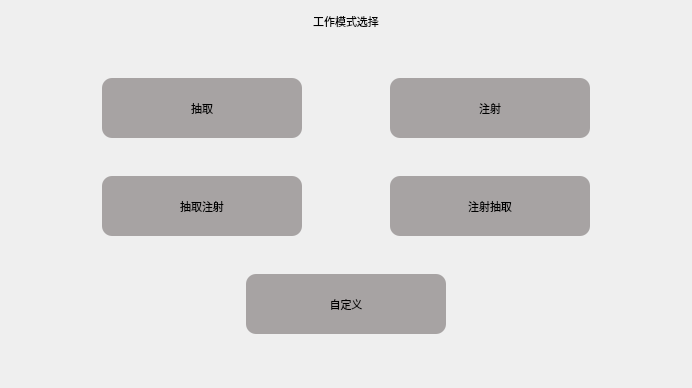
<?xml version="1.0" encoding="UTF-8"?>
<ui version="4.0">
 <class>select_worker</class>
 <widget class="QDialog" name="select_worker">
  <property name="geometry">
   <rect>
    <x>0</x>
    <y>0</y>
    <width>692</width>
    <height>388</height>
   </rect>
  </property>
  <property name="windowTitle">
   <string>Dialog</string>
  </property>
  <property name="styleSheet">
   <string notr="true">QPushButton{
    border-radius:10px;
    border:0px solid;
    background-color: #A7A3A3;
}</string>
  </property>
  <property name="sizeGripEnabled">
   <bool>false</bool>
  </property>
  <layout class="QVBoxLayout" name="verticalLayout_2">
   <item>
    <layout class="QHBoxLayout" name="horizontalLayout">
     <item>
      <spacer name="horizontalSpacer">
       <property name="font">
        <font>
         <pointsize>8</pointsize>
        </font>
       </property>
       <property name="orientation">
        <enum>Qt::Horizontal</enum>
       </property>
       <property name="sizeHint" stdset="0">
        <size>
         <width>40</width>
         <height>20</height>
        </size>
       </property>
      </spacer>
     </item>
     <item>
      <widget class="QLabel" name="label">
       <property name="font">
        <font>
         <family>Microsoft YaHei</family>
         <pointsize>8</pointsize>
        </font>
       </property>
       <property name="text">
        <string>工作模式选择</string>
       </property>
       <property name="alignment">
        <set>Qt::AlignCenter</set>
       </property>
      </widget>
     </item>
     <item>
      <spacer name="horizontalSpacer_2">
       <property name="font">
        <font>
         <pointsize>8</pointsize>
        </font>
       </property>
       <property name="orientation">
        <enum>Qt::Horizontal</enum>
       </property>
       <property name="sizeHint" stdset="0">
        <size>
         <width>40</width>
         <height>20</height>
        </size>
       </property>
      </spacer>
     </item>
    </layout>
   </item>
   <item>
    <widget class="QWidget" name="widget_body" native="true">
     <property name="sizePolicy">
      <sizepolicy hsizetype="Preferred" vsizetype="Expanding">
       <horstretch>0</horstretch>
       <verstretch>0</verstretch>
      </sizepolicy>
     </property>
     <property name="font">
      <font>
       <pointsize>8</pointsize>
      </font>
     </property>
     <layout class="QVBoxLayout" name="verticalLayout">
      <item>
       <layout class="QHBoxLayout" name="horizontalLayout_2">
        <item>
         <spacer name="horizontalSpacer_3">
          <property name="font">
           <font>
            <pointsize>8</pointsize>
           </font>
          </property>
          <property name="orientation">
           <enum>Qt::Horizontal</enum>
          </property>
          <property name="sizeHint" stdset="0">
           <size>
            <width>40</width>
            <height>20</height>
           </size>
          </property>
         </spacer>
        </item>
        <item>
         <widget class="QPushButton" name="pushButton">
          <property name="sizePolicy">
           <sizepolicy hsizetype="Preferred" vsizetype="Preferred">
            <horstretch>0</horstretch>
            <verstretch>0</verstretch>
           </sizepolicy>
          </property>
          <property name="minimumSize">
           <size>
            <width>200</width>
            <height>60</height>
           </size>
          </property>
          <property name="maximumSize">
           <size>
            <width>200</width>
            <height>60</height>
           </size>
          </property>
          <property name="font">
           <font>
            <family>Microsoft YaHei</family>
            <pointsize>8</pointsize>
           </font>
          </property>
          <property name="text">
           <string>抽取</string>
          </property>
         </widget>
        </item>
        <item>
         <spacer name="horizontalSpacer_4">
          <property name="font">
           <font>
            <pointsize>8</pointsize>
           </font>
          </property>
          <property name="orientation">
           <enum>Qt::Horizontal</enum>
          </property>
          <property name="sizeHint" stdset="0">
           <size>
            <width>40</width>
            <height>20</height>
           </size>
          </property>
         </spacer>
        </item>
        <item>
         <widget class="QPushButton" name="pushButton_2">
          <property name="sizePolicy">
           <sizepolicy hsizetype="Preferred" vsizetype="Preferred">
            <horstretch>0</horstretch>
            <verstretch>0</verstretch>
           </sizepolicy>
          </property>
          <property name="minimumSize">
           <size>
            <width>200</width>
            <height>60</height>
           </size>
          </property>
          <property name="maximumSize">
           <size>
            <width>200</width>
            <height>60</height>
           </size>
          </property>
          <property name="font">
           <font>
            <family>Microsoft YaHei</family>
            <pointsize>8</pointsize>
           </font>
          </property>
          <property name="text">
           <string>注射</string>
          </property>
         </widget>
        </item>
        <item>
         <spacer name="horizontalSpacer_7">
          <property name="font">
           <font>
            <pointsize>8</pointsize>
           </font>
          </property>
          <property name="orientation">
           <enum>Qt::Horizontal</enum>
          </property>
          <property name="sizeHint" stdset="0">
           <size>
            <width>40</width>
            <height>20</height>
           </size>
          </property>
         </spacer>
        </item>
       </layout>
      </item>
      <item>
       <layout class="QHBoxLayout" name="horizontalLayout_3">
        <item>
         <spacer name="horizontalSpacer_5">
          <property name="font">
           <font>
            <pointsize>8</pointsize>
           </font>
          </property>
          <property name="orientation">
           <enum>Qt::Horizontal</enum>
          </property>
          <property name="sizeHint" stdset="0">
           <size>
            <width>40</width>
            <height>20</height>
           </size>
          </property>
         </spacer>
        </item>
        <item>
         <widget class="QPushButton" name="pushButton_3">
          <property name="sizePolicy">
           <sizepolicy hsizetype="Preferred" vsizetype="Preferred">
            <horstretch>0</horstretch>
            <verstretch>0</verstretch>
           </sizepolicy>
          </property>
          <property name="minimumSize">
           <size>
            <width>200</width>
            <height>60</height>
           </size>
          </property>
          <property name="maximumSize">
           <size>
            <width>200</width>
            <height>60</height>
           </size>
          </property>
          <property name="font">
           <font>
            <family>Microsoft YaHei</family>
            <pointsize>8</pointsize>
           </font>
          </property>
          <property name="text">
           <string>抽取注射</string>
          </property>
         </widget>
        </item>
        <item>
         <spacer name="horizontalSpacer_6">
          <property name="font">
           <font>
            <pointsize>8</pointsize>
           </font>
          </property>
          <property name="orientation">
           <enum>Qt::Horizontal</enum>
          </property>
          <property name="sizeHint" stdset="0">
           <size>
            <width>40</width>
            <height>20</height>
           </size>
          </property>
         </spacer>
        </item>
        <item>
         <widget class="QPushButton" name="pushButton_4">
          <property name="sizePolicy">
           <sizepolicy hsizetype="Preferred" vsizetype="Preferred">
            <horstretch>0</horstretch>
            <verstretch>0</verstretch>
           </sizepolicy>
          </property>
          <property name="minimumSize">
           <size>
            <width>200</width>
            <height>60</height>
           </size>
          </property>
          <property name="maximumSize">
           <size>
            <width>200</width>
            <height>60</height>
           </size>
          </property>
          <property name="font">
           <font>
            <family>Microsoft YaHei</family>
            <pointsize>8</pointsize>
           </font>
          </property>
          <property name="text">
           <string>注射抽取</string>
          </property>
         </widget>
        </item>
        <item>
         <spacer name="horizontalSpacer_8">
          <property name="font">
           <font>
            <pointsize>8</pointsize>
           </font>
          </property>
          <property name="orientation">
           <enum>Qt::Horizontal</enum>
          </property>
          <property name="sizeHint" stdset="0">
           <size>
            <width>40</width>
            <height>20</height>
           </size>
          </property>
         </spacer>
        </item>
       </layout>
      </item>
      <item>
       <layout class="QHBoxLayout" name="horizontalLayout_4">
        <item>
         <spacer name="horizontalSpacer_9">
          <property name="font">
           <font>
            <pointsize>8</pointsize>
           </font>
          </property>
          <property name="orientation">
           <enum>Qt::Horizontal</enum>
          </property>
          <property name="sizeHint" stdset="0">
           <size>
            <width>40</width>
            <height>20</height>
           </size>
          </property>
         </spacer>
        </item>
        <item>
         <widget class="QPushButton" name="pushButton_5">
          <property name="sizePolicy">
           <sizepolicy hsizetype="Preferred" vsizetype="Preferred">
            <horstretch>0</horstretch>
            <verstretch>0</verstretch>
           </sizepolicy>
          </property>
          <property name="minimumSize">
           <size>
            <width>200</width>
            <height>60</height>
           </size>
          </property>
          <property name="maximumSize">
           <size>
            <width>200</width>
            <height>60</height>
           </size>
          </property>
          <property name="font">
           <font>
            <family>Microsoft YaHei</family>
            <pointsize>8</pointsize>
           </font>
          </property>
          <property name="text">
           <string>自定义</string>
          </property>
         </widget>
        </item>
        <item>
         <spacer name="horizontalSpacer_10">
          <property name="font">
           <font>
            <pointsize>8</pointsize>
           </font>
          </property>
          <property name="orientation">
           <enum>Qt::Horizontal</enum>
          </property>
          <property name="sizeHint" stdset="0">
           <size>
            <width>40</width>
            <height>20</height>
           </size>
          </property>
         </spacer>
        </item>
       </layout>
      </item>
     </layout>
    </widget>
   </item>
  </layout>
 </widget>
 <resources/>
 <connections/>
</ui>
